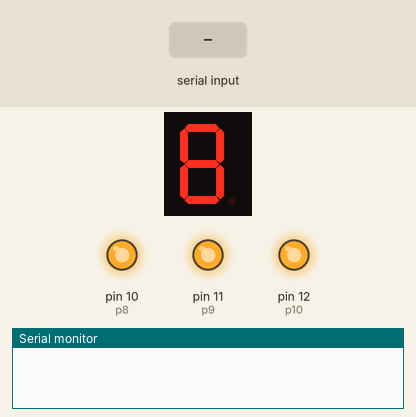
Recording of a sketch running on a simulated Arduino Uno, built with avr-gcc and run on an emulated ATmega328P. Parts: 1-digit seven-segment display, output pins drawn as LEDs (lit = HIGH), the last lines printed to the serial monitor. Wiring (inferred from the names in the program): 1-digit 7-segment display, segments lit when HIGH: segments pin 3, pin 4, pin 5, pin 6, pin 7, pin 8, pin 9. Inputs (shaded band) come from the test bench. The segment pins are drawn as the display they are named for; pins used as bus, display or sensor lines are not drawn.

Above: at 0.6 s.
2.3 s: "90,45\n" received over Serial
At 4.4 s:
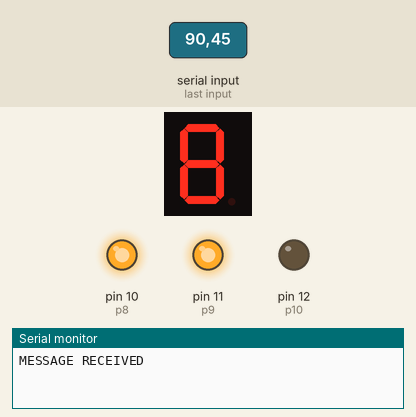
4.7 s: "30,150\n" received over Serial
At 6.5 s:
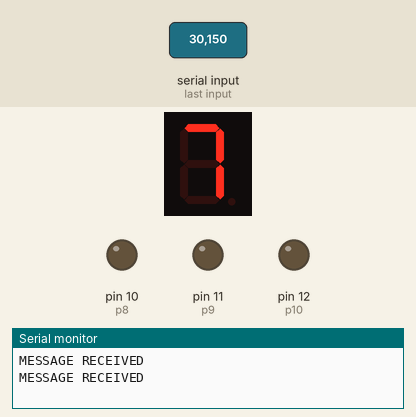
7.2 s: "5\n" received over Serial
At 9.3 s:
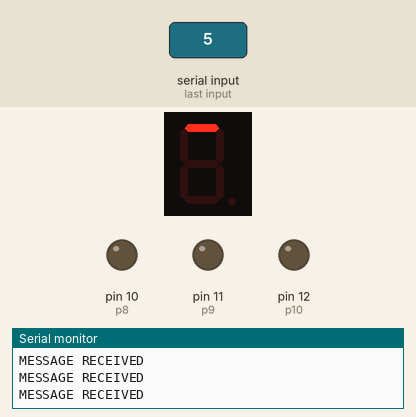
9.6 s: "handshake" received over Serial
At 11.4 s:
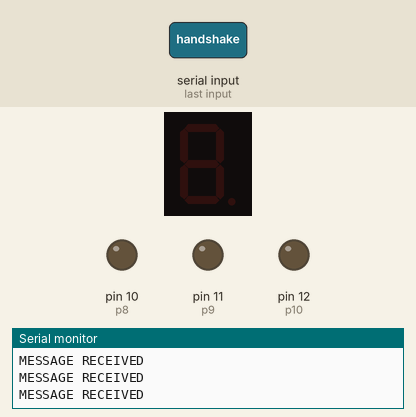
12.1 s: "90\n" received over Serial
At 14.4 s:
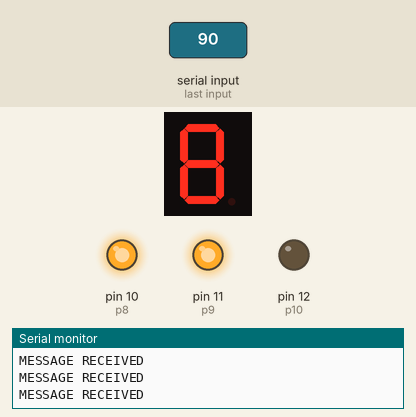
Timing chart, 0 to 15.5 s (numbered marks = the images above; inputs shaded):
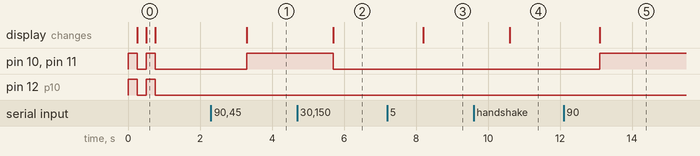

The sketch:

Fuel_Gauge_v2.ino
```cpp
// (licence header left out)
//Setup Output

int p1 = 3;
int p2 = 4;
int p3 = 5;
int p4 = 6;
int p5 = 7;
int p6 = 8;
int p7 = 9;
int p8 = 10;
int p9 = 11;
int p10 = 12;

//Setup
void setup() {

  pinMode(p1, OUTPUT);
  pinMode(p2, OUTPUT);
  pinMode(p3, OUTPUT);
  pinMode(p4, OUTPUT);
  pinMode(p5, OUTPUT);
  pinMode(p6, OUTPUT);
  pinMode(p7, OUTPUT);
  pinMode(p8, OUTPUT);
  pinMode(p9, OUTPUT);
  pinMode(p10, OUTPUT);

  Serial.begin(115200);

  BlinkAll(1);

}

//Main Loop
void loop() {
  if (Serial.available() > 0)
  {
    String msg = Serial.readString();
    msg = msg.substring(0, msg.length() - 1);

    //Handshake
    if (msg == "handshake") {
      Serial.print("HELLO FROM ROADRUNNER\n");
      BlinkAll(3);
    } else {
      int fuelLevel =  msg.toInt();

      ProcessFuel(p10, fuelLevel, 90);
      ProcessFuel(p9, fuelLevel, 80);
      ProcessFuel(p8, fuelLevel, 70);
      ProcessFuel(p7, fuelLevel, 60);
      ProcessFuel(p6, fuelLevel, 50);
      ProcessFuel(p5, fuelLevel, 40);
      ProcessFuel(p4, fuelLevel, 30);
      ProcessFuel(p3, fuelLevel, 20);
      ProcessFuel(p2, fuelLevel, 10);
      ProcessFuel(p1, fuelLevel, 0);

      Serial.print("MESSAGE RECEIVED\n");
    }
  }
}

void ProcessFuel(int led, int fuelLevel, int benchmark) {
  if (fuelLevel > benchmark) {
    if (fuelLevel > (benchmark + 10)) {
      digitalWrite(led, HIGH);
    } else {
      int modulo = fuelLevel % benchmark;
      if (modulo >= 5) {
        digitalWrite(led, HIGH);
      } else {
        FadeLed(led);
      }
    }
  } else {
    digitalWrite(led, LOW);
  }
}

void BlinkAll(int num) {

  for (int count = 0; count <= num; count++) {
    digitalWrite(p1, HIGH);
    digitalWrite(p2, HIGH);
    digitalWrite(p3, HIGH);
    digitalWrite(p4, HIGH);
    digitalWrite(p5, HIGH);
    digitalWrite(p6, HIGH);
    digitalWrite(p7, HIGH);
    digitalWrite(p8, HIGH);
    digitalWrite(p9, HIGH);
    digitalWrite(p10, HIGH);
    delay(250);
    digitalWrite(p1, LOW);
    digitalWrite(p2, LOW);
    digitalWrite(p3, LOW);
    digitalWrite(p4, LOW);
    digitalWrite(p5, LOW);
    digitalWrite(p6, LOW);
    digitalWrite(p7, LOW);
    digitalWrite(p8, LOW);
    digitalWrite(p9, LOW);
    digitalWrite(p10, LOW);
    delay(250);
  }

}

void FadeLed(int ledPin) {

  for (int fadeValue = 0 ; fadeValue <= 1000; fadeValue += 1) {
    digitalWrite(ledPin, HIGH);
    delayMicroseconds(fadeValue);
    digitalWrite(ledPin, LOW);
    delayMicroseconds(1000 - fadeValue);
  }

  // fade out from max to min in increments of 5 points:
  for (int fadeValue = 1000 ; fadeValue >= 0; fadeValue -= 1) {
    digitalWrite(ledPin, HIGH);
    delayMicroseconds(fadeValue);
    digitalWrite(ledPin, LOW);
    delayMicroseconds(1000 - fadeValue);
  }
}
```

Measured:
- after the input at 2.3 s, pin 10 (p8), pin 11 (p9): LOW → HIGH after 1.0 s; the display: changes after 1.0 s (image 1)
- after the input at 4.7 s, pin 10 (p8), pin 11 (p9): HIGH → LOW after 1.0 s; the display: changes after 1.0 s (image 2)
- after the input at 7.2 s, the display: changes after 1.0 s (image 3)
- after the input at 9.6 s, the display: changes after 1.0 s (image 4)
- after the input at 12.1 s, pin 10 (p8), pin 11 (p9): LOW → HIGH after 1.0 s; the display: changes after 1.0 s (image 5)
